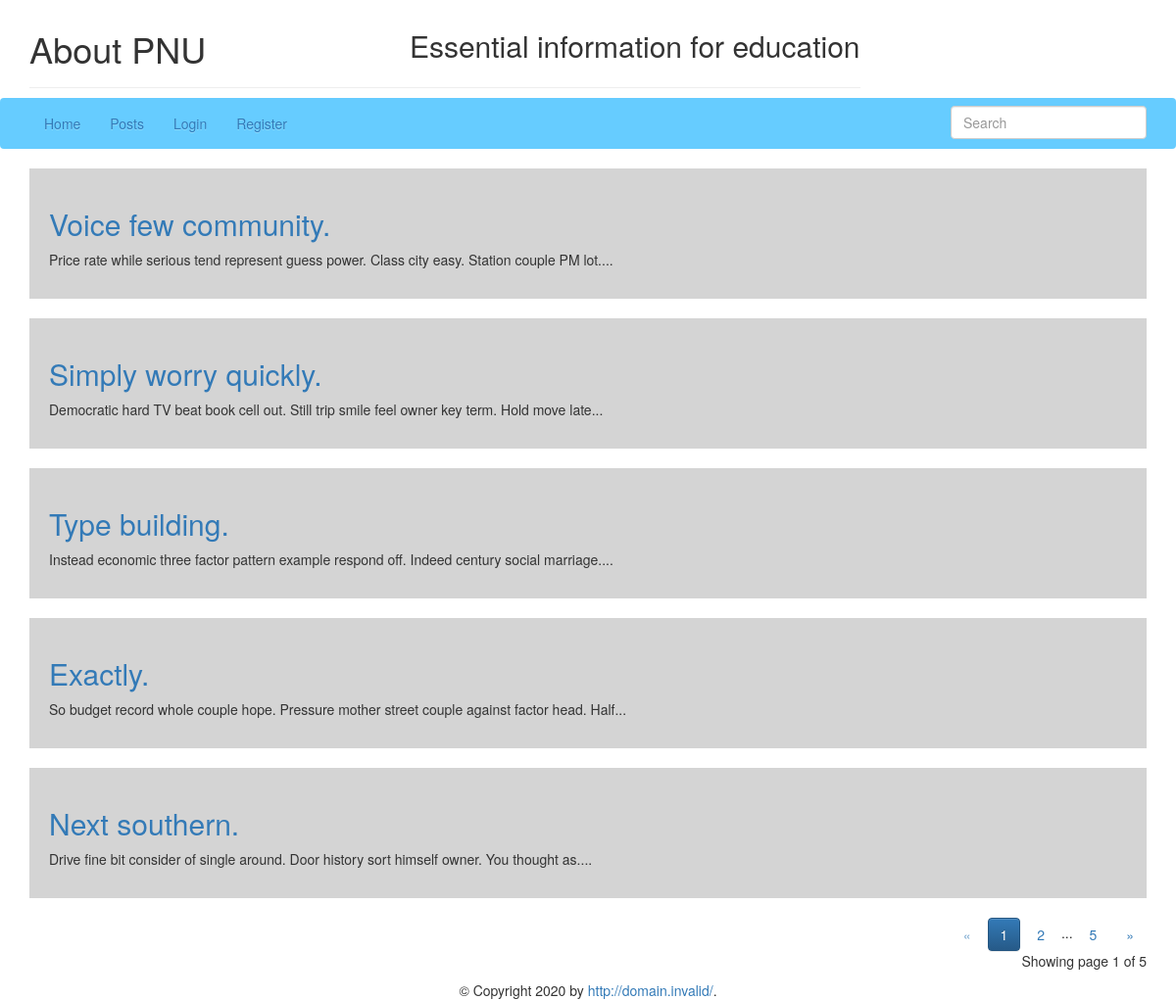
The app's page /blog/posts with its own data.
### app/models.py (models this page shows, shortened)
class Post(db.Model):
    id = db.Column(db.Integer, primary_key=True)
    title = db.Column(db.String(100), nullable=False)
    date_posted = db.Column(db.DateTime, nullable=False, default=dt.utcnow)
    content = db.Column(db.Text, nullable=False)
    user_id = db.Column(db.Integer, db.ForeignKey('user.id'), nullable=False)

### app/posts/blueprint.py (the view)
@posts.route('/posts', methods=['GET'])
def get_posts():
    POSTS_PER_PAGE = 5
    page = request.args.get('page', 1, type=int)
    search_query = request.args.get('search_query')
    if search_query:
        posts = Post.query.filter(Post.title.contains(search_query) | Post.content.contains(search_query)).paginate(page=page, per_page=POSTS_PER_PAGE)
    else:
        posts = Post.query.paginate(page=page, per_page=POSTS_PER_PAGE)
    return render_template('posts/posts.html', title='Posts', posts=posts)

### app/views.py (called while the page is built)
@app.before_request
def update_last_seen():
    if current_user.is_authenticated:
        current_user.last_seen = dt.now()
        db.session.commit()

### app/posts/templates/posts/posts.html (shortened to what this page needs)
{% extends "base.html" %}
{% block head %}
{{ super() }}
{% endblock %}
{% block content %}
{% for post in posts.items %}
<div class="post">
  <h2><a href="{{ url_for('posts.post', post_id=post.id) }}">{{post.title}}</a></h2>
  <p>{{ post.content | truncate(100) | markup }}</p>
</div>
{% endfor %}
<div class="text-right">
  <a href="{{ url_for('posts.get_posts', page=posts.prev_num) }}"
     class="btn btn-outline-dark
     {% if posts.page == 1 %}disabled{% endif %}">
      &laquo;
  </a>
  {% for page_num in posts.iter_pages(left_edge=1, right_edge=1, left_current=1, right_current=2) %}
{% if page_num %}
          {% if posts.page == page_num %}
          <a href="{{ url_for('posts.get_posts', page=page_num) }}"
             class="btn btn-primary">
              {{ page_num }}
          </a>
          {% else %}
          <a href="{{ url_for('posts.get_posts', page=page_num) }}"
             class="btn btn-dark">
              {{ page_num }}
          </a>
          {% endif %}
      {% else %}
          ...
      {% endif %}
  {% endfor %}
  <a href="{{ url_for('posts.get_posts', page=posts.next_num) }}"
     class="btn btn-dark
     {% if posts.page == posts.pages %}disabled{% endif %}">
      &raquo;
  </a>
</div>
<p class="text-right mt-3">
  Showing page {{ posts.page }} of {{ posts.pages }}
</p>
{% endblock %}

### app/templates/base.html (shortened to what this page needs)
<!doctype html>
<html>
<head>
  {% block head %}
  <link rel="stylesheet" href="https://maxcdn.bootstrapcdn.com/bootstrap/3.3.6/css/bootstrap.min.css">
  <link rel="stylesheet" href="https://maxcdn.bootstrapcdn.com/bootstrap/3.3.6/css/bootstrap-theme.min.css">
  <link rel="stylesheet" type="text/css" href="{{ url_for('static',filename='css/style.css') }}">
  {% endblock %}
</head>
<body>
  <div class="container">
    <div class="row">
      <div class="col-md-9">
        <div class="page-header">
          <h1>About PNU</h1>
          <h2>Essential information for education</h2>
        </div>
      </div>
    </div>
  </div>
  <nav class="navbar navbar-dark bg-dark" style="background-color: #66ccff;">
    <div class="container">
      <ul class="nav navbar-nav">
        <li><a href="{{url_for('index')}}"> Home</a></li>
        <li><a href="{{url_for('posts.get_posts')}}"> Posts</a></li>
        {% if current_user.is_anonymous %}
        <li><a href="{{url_for('auth.login')}}"> Login</a></li>
        <li><a href="{{url_for('auth.register')}}"> Register</a></li>
        {% endif %}
      </ul>
      <form class="form-block" method="GET" action="{{ url_for('posts.get_posts') }}">
        <input class="form-control" name='search_query' value="{{ request.args.get('search_query', '') }}" type="text" placeholder="Search" aria-label="Search">
      </form>
    </div>
  </nav>
  <div class="container">
    {% block content %}
    {% endblock %}
    {% block footer %}
    <footer class="row">
      <div class="text-center">
        &copy; Copyright 2020 by
        <a href="http://domain.invalid/">http://domain.invalid/</a>.</div>
    </footer>
    {% endblock %}
  </div>
</body>
</html>

### app/static/css/style.css (style rules this page uses)
.page-header { display: flex; justify-content: space-between; margin: 10px 0; }
.page-header > * { display: block; }
input { width: 300px; height: 30px; display: block; }
form { display: block; margin: 0 auto; width: 300px; }
.post { background-color: rgb(212, 212, 212); padding: 20px; margin-bottom: 20px; }
.form-block { margin: 0; width: 200px; float: right; margin-top: 7px; }

### records on screen
Post: title "Voice few community.", content|markup "Price rate while serious tend represent guess power. Class city easy. Station couple PM lot...."
Post: title "Simply worry quickly.", content|markup "Democratic hard TV beat book cell out. Still trip smile feel owner key term. Hold move late..."
Post: title "Type building.", content|markup "Instead economic three factor pattern example respond off. Indeed century social marriage...."
Post: title "Exactly.", content|markup "So budget record whole couple hope. Pressure mother street couple against factor head. Half..."
Post: title "Next southern.", content|markup "Drive fine bit consider of single around. Door history sort himself owner. You thought as...."

### other values on screen
{{ page_num }} "1"
{{ page_num }} "2" "5"
{{ posts.page }} "1"
{{ posts.pages }} "5"
